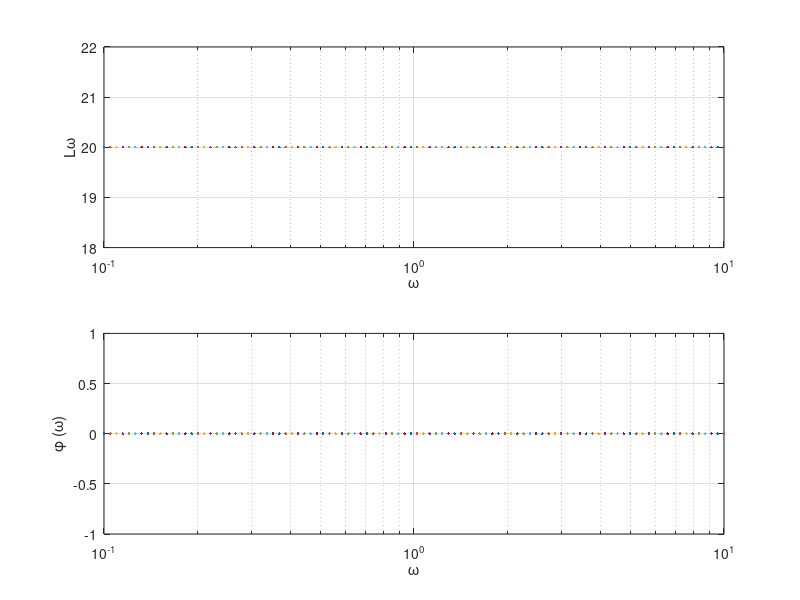

This figure's MATLAB source:
w = logspace(-1,1,100)
k = 10;
Lw = 20 * log10(k)
phi_w = 0
subplot(211)
semilogx(w,Lw)
grid
xlabel('\omega')
ylabel('L\omega')
subplot(212)
semilogx(w,phi_w)
grid
xlabel('\omega')
ylabel('\phi (\omega)')